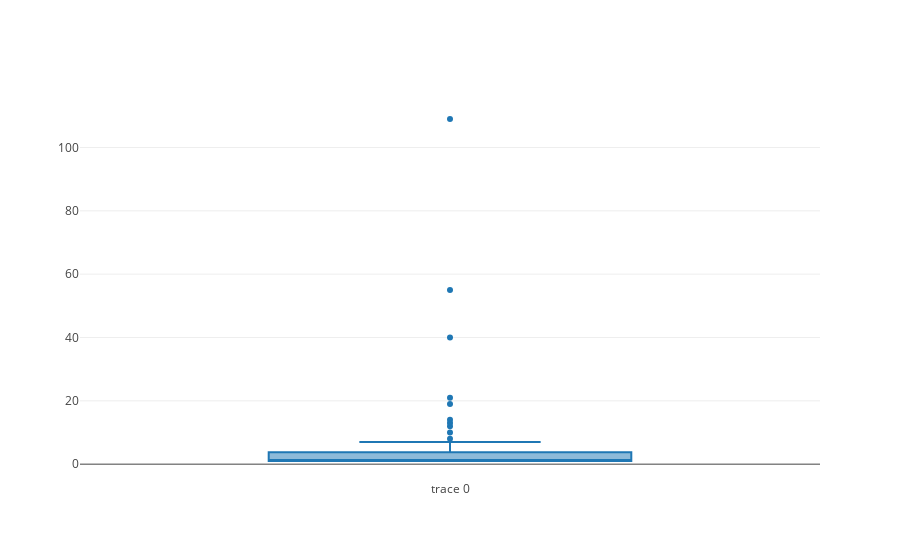

The code cell stored with this chart in its notebook:
### Code cell
data = [go.Box(
    y=list(auc_and_installs["ref_hash"].value_counts()),
)]
py.iplot(data)

### Figure 1 — Plotly figure (JSON) as saved in the notebook; plotly's stock layout.template omitted (floating-point values rounded to 4 significant figures)
{"data": [{"type": "box", "uid": "12a5027f-ba7d-464b-9aad-768852ee9807", "y": [109, 55, 40, 21, 19, 14, 13, 12, 10, 8, 7, 7, 7, 6, 6, 5, 5, 5, 5, 5, 5, 4, 4, 4, 3, 3, 3, 3, 3, 3, 3, 3, 2, 2, 2, 2, 2, 2, 2, 2, 2, 2, 2, 2, 2, 2, 1, 1, 1, 1, 1, 1, 1, 1, 1, 1, 1, 1, 1, 1, 1, 1, 1, 1, 1, 1, 1, 1, 1, 1, 1, 1, 1, 1, 1, 1, 1, 1, 1, 1, 1, 1, 1, 1, 1, 1, 1, 1, 1, 1, 1, 1, 1, 1, 1]}], "layout": {}}
